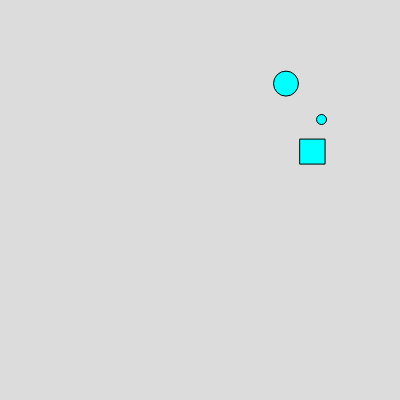
Frame 1 (no input)
Frame 60 (no input): identical to frame 1, image omitted
Frame 120 (the mouse pressed at the canvas centre since frame 60): identical to frame 1, image omitted

The p5.js sketch that drew this single still picture (run headless with seeded random() and noise() and a simulated clock; from frame 60 on, the mouse is pressed at the canvas centre):

// p5.js sketch
// ── sketch.js
let circleX
let circleY
let rectX
let rectY
let y
let x
let distance_circle
let distance_rect

function setup() {
  createCanvas(400, 400);
  fill(0,255,255);
  strokeWeight(1);
  circleX=random(1,400);
  circleY=random(1,400);
  rectX=random(1,400);
  rectY=random(1,400);
  x=random(1,400);
  y=random(1,400);
  distance_circle=sqrt((x-circleX)**2+(y-circleY)**2);
}

function draw() {
  background(220);
  if(keyIsDown(RIGHT_ARROW)){
    circleX+=5;
  }
  if(keyIsDown(LEFT_ARROW)){
    circleX-=5;
  }
  if(keyIsDown(UP_ARROW)){
    circleY-=5;
  }
  if(keyIsDown(DOWN_ARROW)){
    circleY+=5;
  }
  if(keyIsDown(68)){
    rectX+=5;
  }  
  if(keyIsDown(65)){
    rectX-=5;
  }
  if(keyIsDown(87)){
    rectY-=5;
  }
  if(keyIsDown(83)){
    rectY+=5;
  }
  circle(x,y,10);
  circle(circleX,circleY,25);
  rect(rectX,rectY,25,25);

  if(distance_circle<25/2+10/2){
    x+=100;
  }
}
